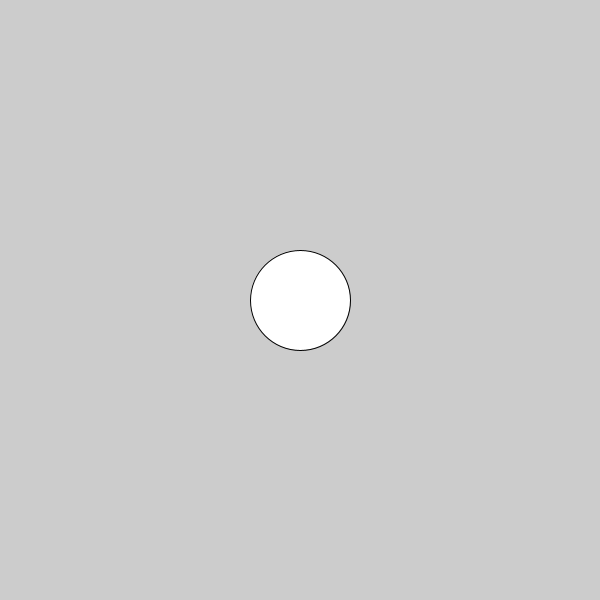
Frame 1 (no input)
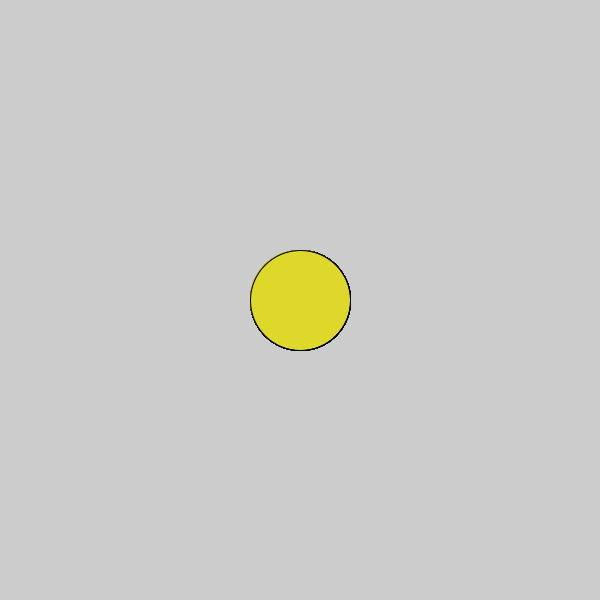
Frame 60 (the mouse pressed at the canvas centre just before this capture)
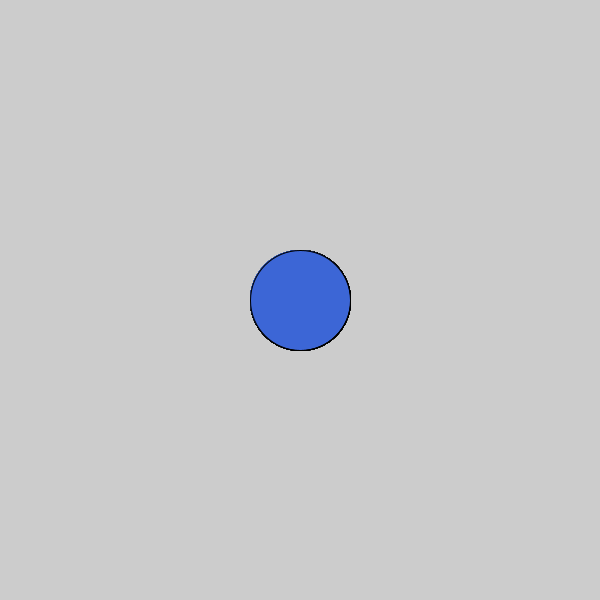
Frame 120 (the mouse held since frame 60 and released just before this capture)

The Processing sketch that drew these frames (run headless with seeded random() and noise(); from frame 60 on, the mouse is pressed at the canvas centre):

// Processing sketch: c_LogicalDot
// ── c_LogicalDot.pde

void setup() {
  
// 1. Set the size of the sketch. Make it 600 pixels square. 
  size(600,600);

}

void draw() {
  
  ellipse(300,300, 100,100);
  
// 2. Draw an ellipse
// Run the program to make sure it works before moving on.


// 3. Change the color of the ellipse when the mouse is pressed.
//    Use the following code, but put your colors where indicated
//    Remember to use the   fill()  command to set colors.

if (mousePressed) {
  fill(#3C66D6);
 
   //  put one color here 
  
} else {
  fill(#DED82B);
  
   // put a different color here
  
}  
  
  
  
}
